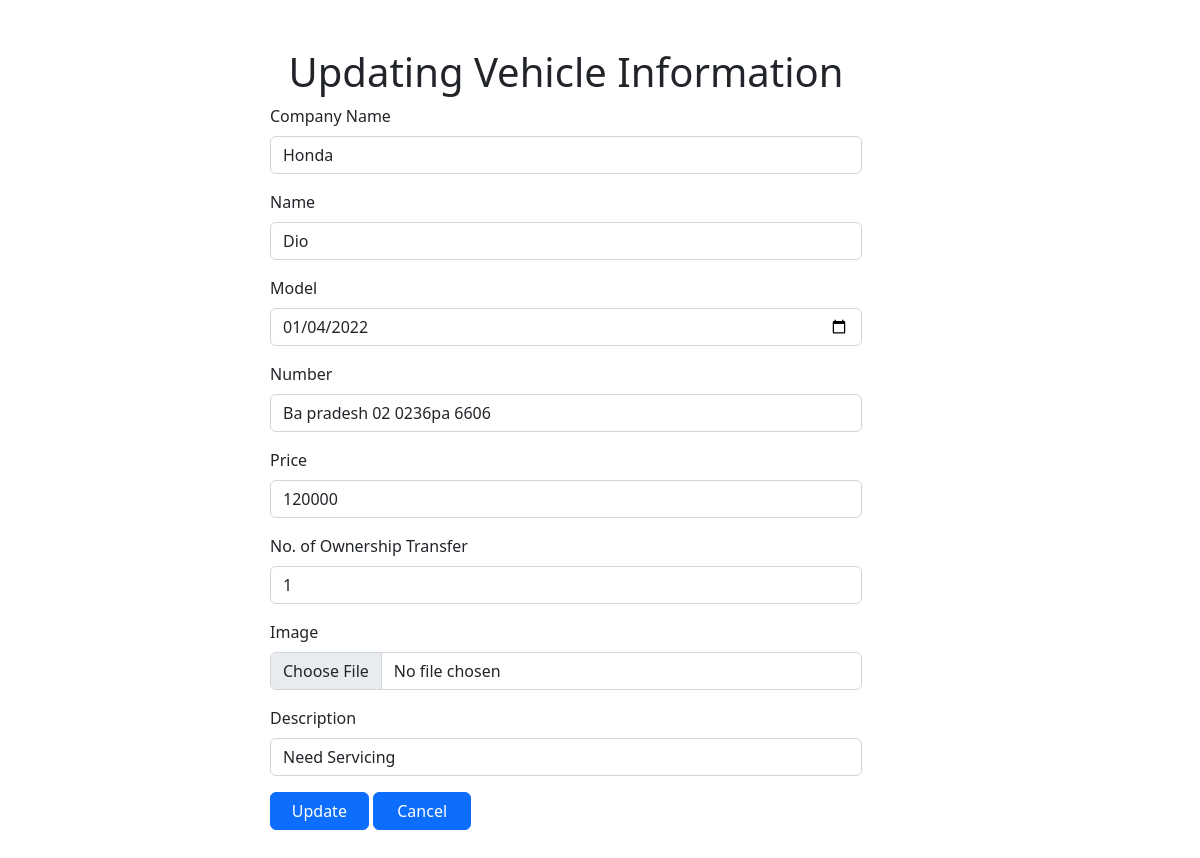
/updateVehicle.php?updateid=5 (signed in), run on the app's committed database.
### tables this page shows
CREATE TABLE `vehicleinfo` (
  `vehicleSN` int(255) NOT NULL,
  `company` varchar(255) NOT NULL,
  `bikename` varchar(255) NOT NULL,
  `model` date NOT NULL,
  `price` int(255) NOT NULL,
  `bike_number` varchar(255) NOT NULL,
  `owner_no` int(255) NOT NULL,
  `images` text NOT NULL,
  `descriptions` text NOT NULL
);

### updateVehicle.php (the view, shortened to what this page needs)
<?php
include 'connection.php';
if(isset($_GET['updateid'])){
    $id=$_GET['updateid'];
    $sql="SELECT *FROM `vehicleinfo` where vehicleSN=$id";
    $result=mysqli_query($conn,$sql);
    $row=mysqli_fetch_assoc($result);
}
?>
<!doctype html>
<html lang="en">
<head>
    <link href="https://cdn.jsdelivr.net/npm/bootstrap@5.2.0/dist/css/bootstrap.min.css" rel="stylesheet"
>
</head>
<body>
    <div class="container  my-4 ">
        <form class="col-sm-8 g my-5" method="POST" enctype="multipart/form-data">
            <h1 class="text-center">Updating Vehicle Information</h1>
            <div class="mb-3">
                <label for="exampleInputCompany" class="form-label">Company Name</label>
                <input type="text" class="form-control" id="exampleInputCompany"  name="company" autocomplete="off" value="<?php  echo $row['company'] ?>">
            </div>
            <div class="mb-3">
                <label for="exampleInputBikenName" class="form-label">Name</label>
                <input type="text" class="form-control" id="exampleInputBikenName" name="name" autocomplete="off" value="<?php  echo $row['bikename']; ?>">
            </div>
            <div class="mb-3">
                <label for="exampleInputBikenModel" class="form-label">Model</label>
                <input type="date" class="form-control" id="exampleInputBikenModel" name="model" autocomplete="off"  value="<?php  echo $row['model']; ?>">
            </div>
            <div class="mb-3">
                <label for="exampleInputBikenNumber" class="form-label">Number</label>
                <input type="text" class="form-control" id="exampleInputBikenNumber" name='number' id='number' autocomplete="off" value="<?php  echo $row['bike_number']; ?>">
            </div>
            <div class="mb-3">
                <label for="exampleInputBikeprince" class="form-label">Price</label>
                <input type="text" class="form-control" id="exampleInputBikenprince" name="price" autocomplete="off" value="<?php  echo $row['price']; ?>">
            </div>
            <div class="mb-3">
                <label for="exampleInputBikenOwnerNo" class="form-label">No. of Ownership Transfer</label>
                <input type="text" class="form-control" id="exampleInputBikenOwnerNo" name="owner_no" autocomplete="off"  value="<?php  echo $row['owner_no']; ?>">
            </div>
            <div class="mb-3">
                <label for="exampleInputBikenImage" class="form-label">Image </label>
                <input type="file" class="form-control" id="exampleInputBikenImage" name="image"   value="<?php  echo $row['images']; ?>">
            </div>
            <div class="mb-3">
                <label for="exampleInputBikenDescription" class="form-label">Description</label>
                <input type="text" class="form-control" id="exampleInputBikenOwnerNo" name='description' id='owner_id' autocomplete="off"  value="<?php  echo $row['descriptions']; ?>"
                    required>
            </div>
            <button type="submit" class="btn btn-primary col-sm-2 " name="update">Update</button>
            <button type="submit" class="btn btn-primary col-sm-2 " name="cancel">Cancel</button>
        </form>
    </div>
</body>
</html

### updateVehicle.php (style rules this page uses)
.container { padding-left: 20%; }

### data on the page
vehicleinfo: company "Honda", name "Dio", model "01/04/2022", number "Ba pradesh 02 0236pa 6606", price "120000", owner_no "1", description "Need Servicing"
